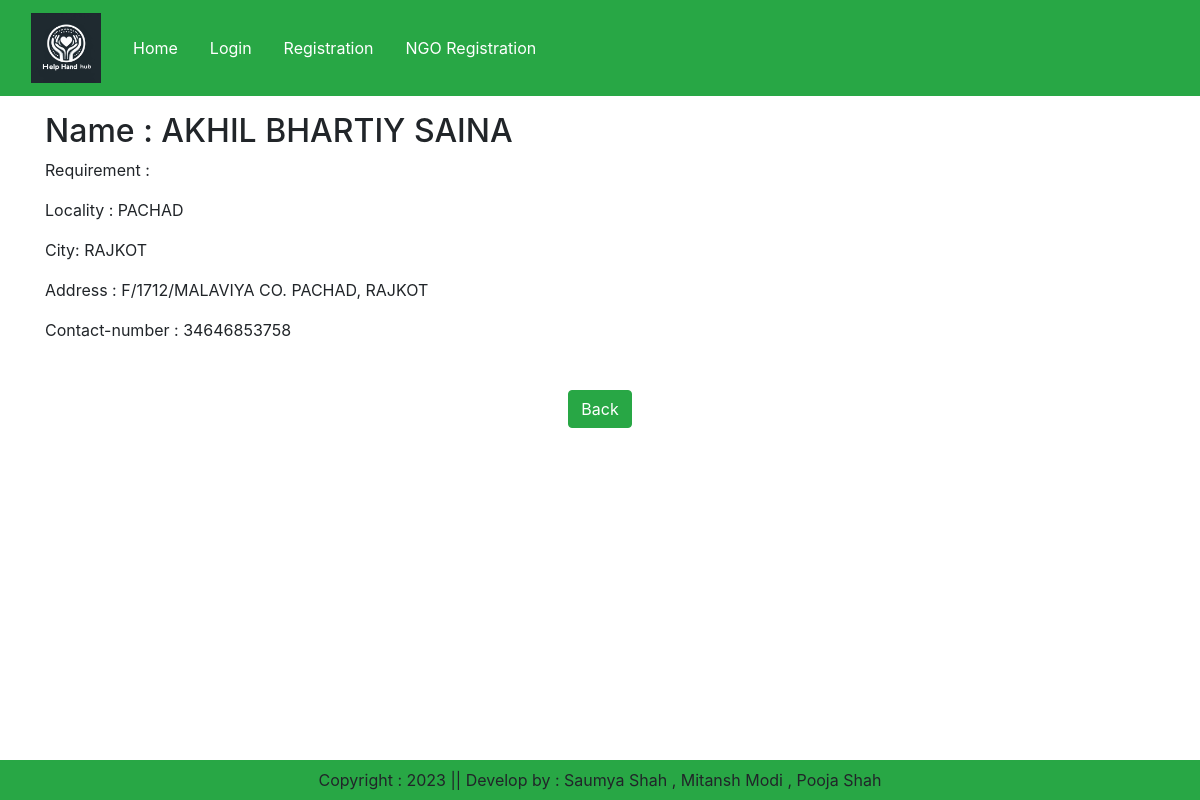
The app's page /ngo/5/ with its own data.
### sneaker/models.py (models this page shows, shortened)
class NGO(models.Model):
    user = models.OneToOneField(User, on_delete=models.CASCADE , default=None, null=True, blank=True)  # Use CASCADE instead of SET_NULL
    name = models.CharField(max_length=200)
    requirement = models.CharField(max_length=100)
    locality = models.CharField(max_length=200)
    city = models.CharField(max_length=50)
    address = models.TextField()
    contact_number = models.CharField(max_length=20)

### sneaker/views.py (the view)
# urls.py: path('ngo/<int:pk>/', views.ngo_detail, name='ngo_detail'),
def ngo_detail(request, pk):
    ngo = NGO.objects.get(pk=pk)
    return render(request, 'sneaker/ngo_detail.html', {'ngo': ngo})

### sneaker/templates/sneaker/ngo_detail.html (shortened to what this page needs)
{% extends 'sneaker/base.html' %}
{% load static %}
{% block main-content %}
<div class="container">
    <div class="row my-3">
        <div class="container">
            <h2>Name : {{ ngo.name }}</h2>
            <p>Requirement : {{ ngo.requirment }}</p>
            <p>Locality : {{ ngo.locality }}</p>
            <p>City: {{ ngo.city }}</p>
            <p>Address : {{ ngo.address }}</p>
            <p>Contact-number : {{ ngo.contact_number }}</p>
            <div class="text-center mt-5 mb-3">
                <a href="{% url 'ngo_information' %}" class="btn btn-success">Back</a>
            </div>
        </div>
    </div>
</div>
{% endblock %}

### records on screen
NGO: name "AKHIL BHARTIY SAINA", locality "PACHAD", city "RAJKOT", address "F/1712/MALAVIYA CO. PACHAD, RAJKOT", contact_number "34646853758"
